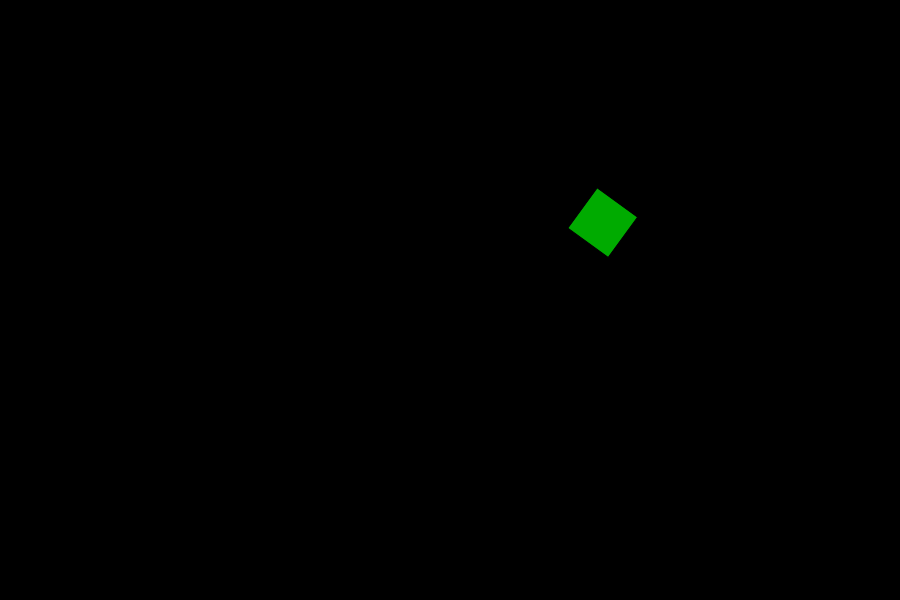
Frame 1 (no input)
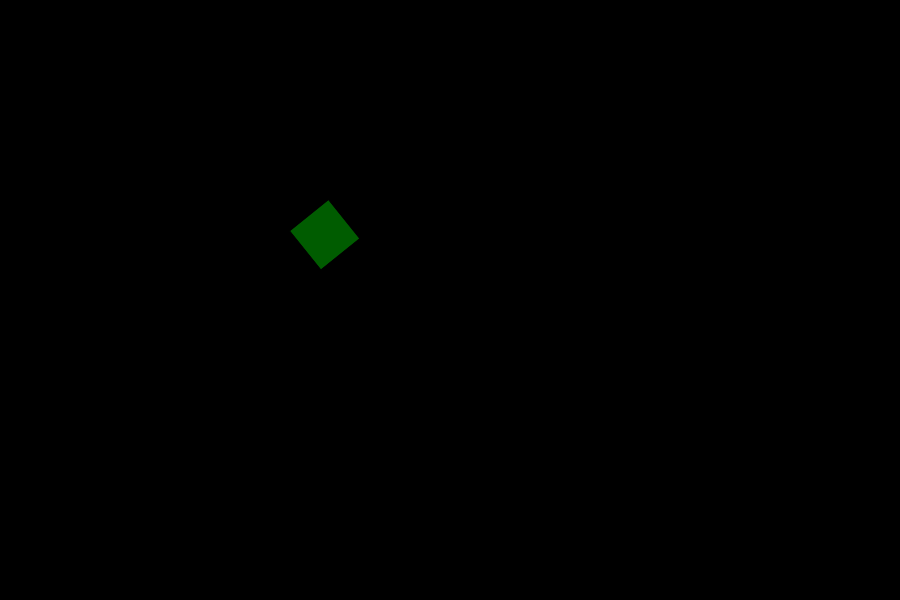
Frame 60 (no input)
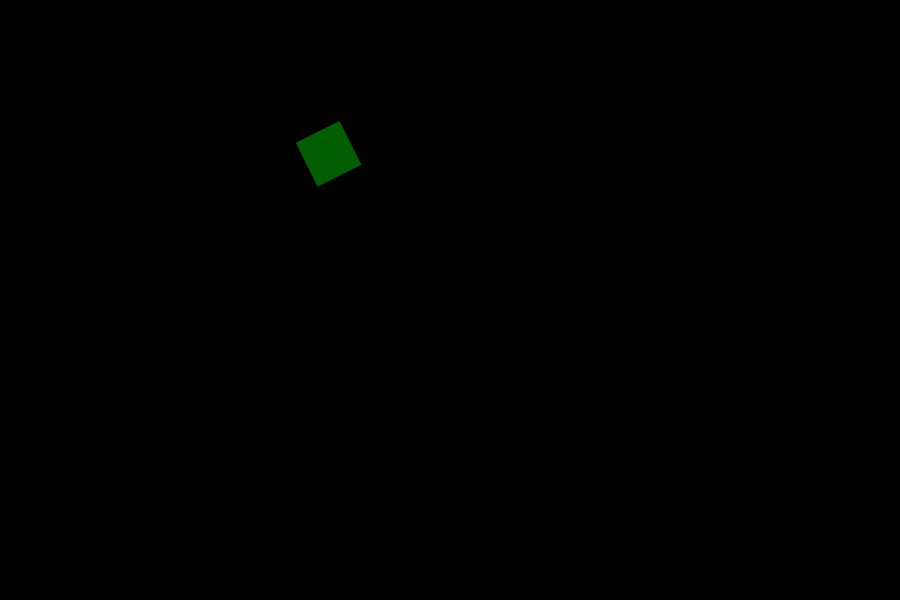
Frame 120 (the mouse pressed at the canvas centre since frame 60)

The p5.js sketch that drew these frames (run headless with seeded random() and noise() and a simulated clock; from frame 60 on, the mouse is pressed at the canvas centre):

// p5.js sketch
// ── sketch.js
var tickle;
class TickleWalker {
  constructor(x, y) {
    this.x = x;
    this.y = y;
  }

  move() {
    this.x += random(-5, 5);
    this.y += random(-5, 5);
  }

  display() {
    noStroke();
    fill(255);
    ellipse(this.x, this.y, 25, 25);
  }
  //mouse inside circle
  contains(x, y) {
    var d = dist(x, y, this.x, this.y);
    if (d < 25) {
      return true;
    } else {
      return false;
    }
  }
}

function setup() {
  createCanvas(900, 600);
  background(0);
  tickle = new TickleWalker(width / 2, height / 2);

  rectMode(CENTER);
}

// function draw() {
//     var randX = random(0, width);
//     var randY = random(0, height);

//     noStroke();
//     fill(random(255), random(255), random(255));
//     var size = random(10, 25);
//     ellipse(randX, randY, size, size);
// }

// function draw() {
//     background(0);
//     tickle.display();
//     if (tickle.contains(mouseX, mouseY)) {
//         tickle.move();
//     }
// }
//Noise
var time = 0;
function draw() {
  background(0);

  var nx = noise(time);

  var locX = map(nx, 0, 1, 0, width);
  var g = map(nx, 0, 1, 0, 255);

  var nY = noise(time + 5);
  var locY = map(nY, 0, 1, 0, height);
  
  var rotZ = map(nx, 0, 1, -25, 25);



  translate(locX, locY);
  rotate(rotZ);

  fill(0, g, 0);
  rect(0, 0, 50, 50);
  time += 0.01;
}
